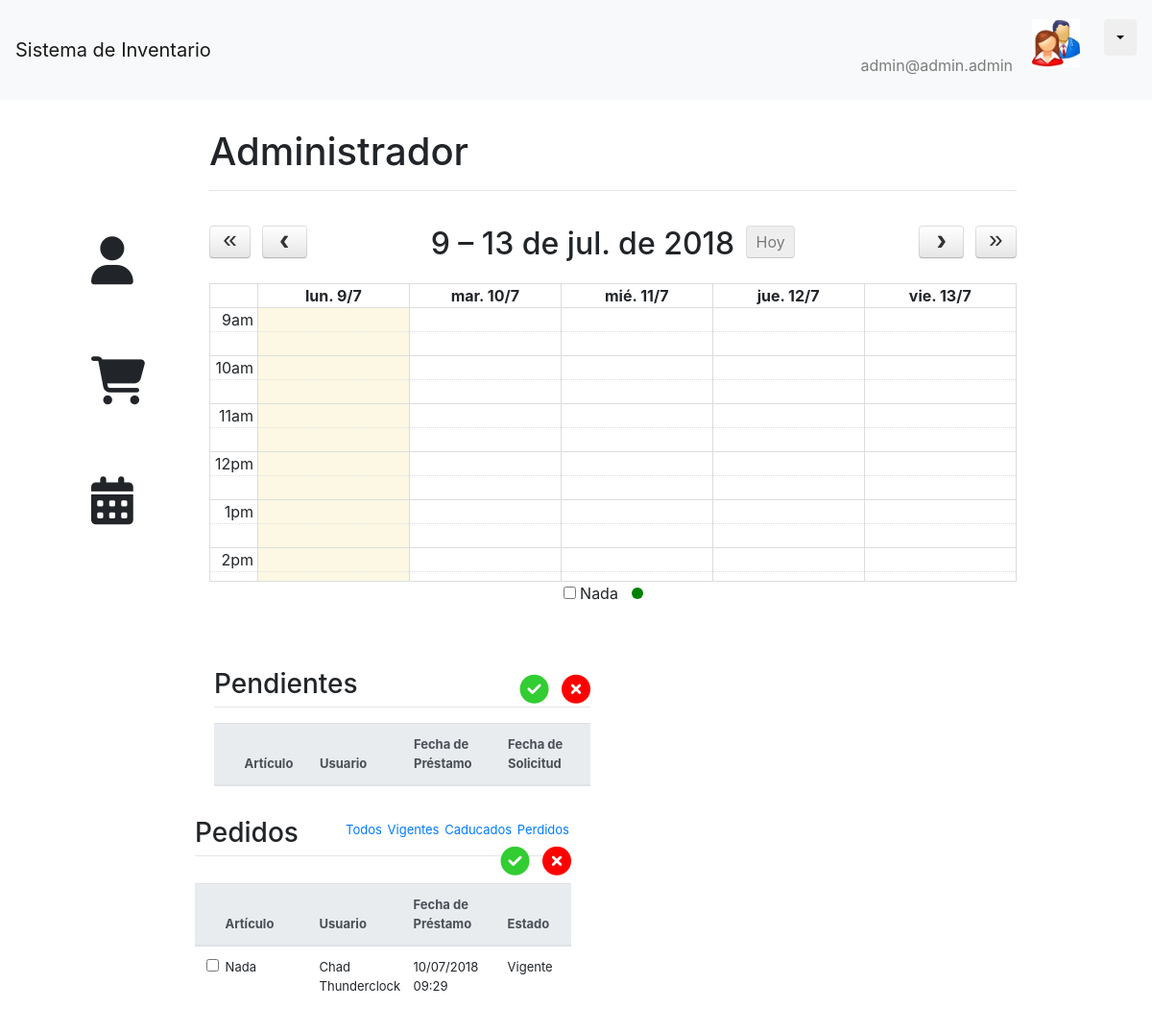
/espacios/ (signed in), run on an earlier commit of the app's database.
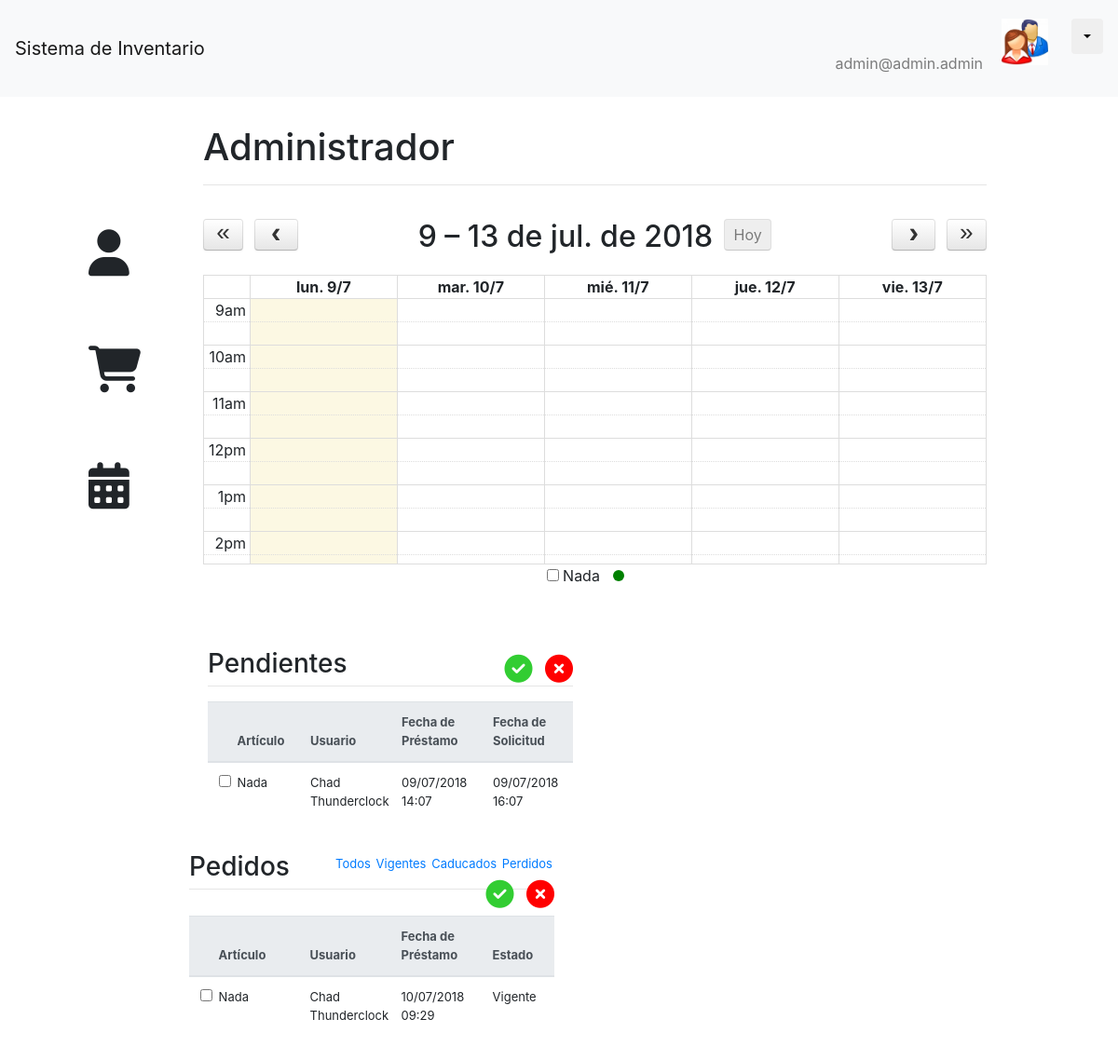
And on a later commit of the database.
### userSystem/models.py (models this page shows, shortened)
class User(AbstractUser):
    USERNAME_FIELD = 'email'
    email = models.EmailField(unique=True)  # changes email to unique and blank to false
    REQUIRED_FIELDS = []  # removes email from REQUIRED_FIELDS
    is_user = models.BooleanField(default=False)
    is_administrador = models.BooleanField(default=False)
    has_permission = models.BooleanField(default=True)
    rut = models.CharField(max_length=30, unique=True, default="")
    username = models.CharField(max_length=30, unique=False, default="none")

class Usuarios(models.Model):
    user = models.OneToOneField(User, on_delete=models.CASCADE, primary_key=True)

### App/models.py (models this page shows, shortened)
class Prestables(models.Model):
    id = models.BigAutoField(primary_key=True)
    opciones = (
        ("Disponible", "Disponible"),
        ("En prestamo", "En prestamo"),
        ("En reparacion", "En reparacion"),
        ("Perdido", "Perdido"),
    )
    nombre = models.CharField(max_length=20)
    estado = models.CharField(max_length=15, choices=opciones, default="Disponible")
    imagen = models.ImageField(upload_to="img", default='img/none.png')
    descripcion = models.CharField(max_length=200, default="")
    numsolic = models.IntegerField(default=0)

class Prestamos(models.Model):
    opciones_pres = (
        ("Vigente", "Vigente"),
        ("Caducada", "Caducada"),
        ("Perdida", "Perdida"),
    )
    solicitud_aceptada = models.OneToOneField(Solicitudes, on_delete=models.CASCADE,primary_key=True)
    estado_sol = models.CharField(max_length=15, choices=opciones_pres)

class Solicitudes(models.Model):
    opciones_sol = (
        ("Pendiente", "Pendiente"),
        ("Aceptada", "Aceptada"),
        ("Rechazada", "Rechazada"),
    )
    id = models.CharField(primary_key=True, default="", max_length=50)
    tiempo_inicio = models.DateTimeField(blank=False, default=timezone.now)
    tiempo_final = models.DateTimeField(blank=False, default=timezone.now)
    tiempo_solicitud = models.DateTimeField(blank=False, default=timezone.now)
    persona = models.ForeignKey(Usuarios, on_delete=models.CASCADE, default=None)
    prestable = models.ForeignKey(Prestables, on_delete=models.CASCADE, default=None)
    estado_sol = models.CharField(max_length=15, choices=opciones_sol)

### App/views.py (the view, shortened to what this page needs)
# urls.py: path('espacios/', views.espacios, name='espacios'),
def espacios(request):
    context = {}
    if request.user.is_authenticated:
        total_solicitudes = Solicitudes.objects.all().order_by('tiempo_solicitud')
        total_prestamos = Prestamos.objects.all().order_by('solicitud_aceptada__tiempo_solicitud')
        total_espacios = Aforo.objects.all()
        reservas_list = []
        filtro_espacio = []
        colores = ['green', 'red', 'blue', 'magenta', 'cyan', 'orange']
        espacios_list = []
        i = 0
        for espacios in total_espacios:
            espacio_dic = {
                "id": espacios.espacio.id,
                "nombre": espacios.espacio.nombre,
                "estado": espacios.espacio.estado,
                "color": colores[i],
            }
            i = i + 1
            espacios_list.append(espacio_dic)
        for solicitud in total_solicitudes:
            if solicitud.estado_sol != 'Rechazado':
                if solicitud.prestable.id in filtro_espacio:
                    for un_espacio in espacios_list:
                        if solicitud.prestable.id == un_espacio["id"]:
                            reserva_dic = {
                                "title": str(solicitud.prestable.nombre) + "-" +
                                         str(solicitud.persona.user.first_name) + " "
                                         + str(solicitud.persona.user.last_name),
                                "start": solicitud.tiempo_inicio.strftime("%Y-%m-%dT%H:%M:%S"),
                                "end": solicitud.tiempo_final.strftime("%Y-%m-%dT%H:%M:%S"),
                                "color": un_espacio["color"],
                                "estado": solicitud.estado_sol
                            }
                            reservas_list.append(reserva_dic)
        if request.user.is_administrador:
            return render(request, 'articulos/espacios-admin.html', {'totalPrestamos': total_prestamos,
                                                                    'listaEspacios': espacios_list,
                                                                    'listaReservas': reservas_list,
                                                                    'totalSolicitudes': total_solicitudes,
                                                                    'filtroEspacio': filtro_espacio})
        else:
            return render(request, 'articulos/espacios.html', {'totalPrestamos': total_prestamos,
                                                               'listaEspacios': espacios_list,
                                                               'listaReservas': reservas_list,
                                                               'totalSolicitudes': total_solicitudes,
                                                               'filtroEspacio': filtro_espacio})

### templates/articulos/espacios-admin.html (shortened to what this page needs)
{% extends "base.html" %}
{% load static %}
{% block content %}
<div class="row">
  <div class="column left">
        </div>
  <div class="column right">
    <h1>Administrador</h1>
    <hr>
  </div>
</div>
<div class="row">
  <div class="column left">
      <table>
        <tr>
            <div style="font-size: 50px;" class="menuButton" name="user" value=""><i class="fa fa-user"></i></div>
        </tr>
        <tr>
            <div style="font-size: 50px" class="menuButton" name="cart" value=""><i class="fa fa-shopping-cart"></i></div>
        </tr>
          <tr>
            <div style="font-size: 50px" class="menuButton" name="calendar" value=""><i class="fa fa-calendar"></i></div>
        </tr>
      </table>
  </div>
  <div class="column right">
            <div id="calendar"></div>
    <div align="center" style="margin-bottom: 50px">
        <form method="POST">
        {% for espacio in listaEspacios %}
            <input class="boxEspacios" type="checkbox" name="optcheck{{ espacio.id }}" value="{{ espacio.id }}" {% if espacio.id in filtroEspacio %}checked="checked"{% endif %}> {{ espacio.nombre }} <span class="dot" style="background-color: {{ espacio.color }}"></span>
        {% endfor %}
        </form>
    </div>
      <div class="row">
          <div class="EqualColumn" style="margin-left: 20px; margin-right:50px">
           <form method="POST">
            <p>
            <h3 style="display: inline; float: left">Pendientes</h3>
              <span style="float:right; margin-left: 20px; font-size: 30px">
                  <button type="submit" class="btn-none" name="aceptarPedidos"><i class="fa fa-check-circle"></i></button>
                  <button type="submit" class="btn-none" name="rechazarPedidos"><i class="fa fa-times-circle"></i></button>
              </span>
            </p><br>
                    <hr>
      <table class="table" align="left" style="font-size: small">
          <thead class="thead-light">
          <tr>
              <th style="width: 5%"></th>
              <th style="width: 20%">Artículo</th>
              <th style="width: 25%">Usuario</th>
              <th style="width: 25%">Fecha de Préstamo</th>
              <th style="width: 25%"> Fecha de Solicitud</th>
          </tr>
          </thead>
          <tbody>
          {% for solicitud in totalSolicitudes %}
              {% if solicitud.estado_sol == "Pendiente"%}
              <tr>
                  <td><input type="checkbox" name='checkedPend[]' value="{{solicitud.id}}"></td>
                  <td>{{solicitud.prestable.nombre}}</td>
                  <td>{{solicitud.persona.user.first_name}} {{solicitud.persona.user.last_name}} </td>
                  <td>{{solicitud.tiempo_inicio|date:'d/m/Y H:i'  }}</td>
                  <td>{{solicitud.tiempo_final|date:'d/m/Y H:i'  }}</td>
              </tr>
              {%  endif %}
          {%  endfor %}
          </tbody>
      </table>
          </form>
          </div>
          <div class="EqualColumn" align="right" style="margin-right: 20px">
            <p>
            <h3 style="display: inline; float: left">Pedidos</h3>
              <div style="display:inline; font-size: small">
                <a href="javascript:void(0)" id="filtrarTodos" style="margin-right: 2px">Todos</a>
                <a href="javascript:void(0)" id="filtrarVigentes" style="margin-right: 2px">Vigentes</a>
                <a href="javascript:void(0)" id="filtrarCaducados" style="margin-right: 2px">Caducados</a>
                <a href="javascript:void(0)" id="filtrarPerdidos" style="margin-right: 2px">Perdidos</a>
            </div>
            <span style="float:right; margin-left: 20px; font-size: 30px"> <i class="fa fa-check-circle" ></i>
                        <i class="fa fa-times-circle"></i></span>
            </p>
                    <hr>
            <div class="filter" id="mostrar_filtrarTodos">
<table class="table" align="right" style="font-size: small">
          <thead class="thead-light">
          <tr>
              <th style="width: 5%"> </th>
              <th style="width: 25%">Artículo</th>
              <th style="width: 25%">Usuario</th>
              <th style="width: 25%">Fecha de Préstamo</th>
              <th style="width: 20%">Estado</th>
          </tr>
          </thead>
          <tbody>
          {% for prest in totalPrestamos %}
              <tr>
                  <td><input type="checkbox" value="{{prest.solicitud_aceptada.id}}"></td>
                  <td>{{prest.solicitud_aceptada.prestable.nombre}}</td>
                  <td>{{prest.solicitud_aceptada.persona.user.first_name}} {{prest.solicitud_aceptada.persona.user.last_name }}</td>
                  <td>{{prest.solicitud_aceptada.tiempo_inicio|date:'d/m/Y H:i' }}</td>
                  <td>{{prest.estado_sol }}</td>
              </tr>
          {%  endfor %}
          </tbody>
      </table>
              </div>
          </div>
      </div>
  </div>
  </div>
{% endblock %}
{% block extra_script %}
    {% load static %}
    <link href="{% static 'scripts/fullcalendar.min.css'%}" rel='stylesheet' />
    <link href="{% static 'css/LandingAdmin.css'%}" rel='stylesheet' />
    <link rel="stylesheet" href="https://cdnjs.cloudflare.com/ajax/libs/font-awesome/4.7.0/css/font-awesome.min.css">
    <link rel="stylesheet" href="https://stackpath.bootstrapcdn.com/bootstrap/4.1.1/css/bootstrap.min.css">
{% endblock %}

### templates/base.html (shortened to what this page needs)
<!doctype html>
{% load static %}
<html lang="es">
  <head>
    <link rel="stylesheet" href="https://use.fontawesome.com/releases/v5.1.0/css/all.css">
    <link rel="stylesheet" href="https://stackpath.bootstrapcdn.com/bootstrap/4.1.1/css/bootstrap.min.css">
  </head>
  <body>
  <div class="navbar navbar-expand-lg navbar-static-top navbar-light bg-light" style="margin-bottom:20px;padding-top:0;padding-bottom:0;">
      <a class="navbar-brand" href="{% url 'home' %}">
          Sistema de Inventario
      </a>
      <ul class="nav ml-auto">
          {% if user.is_authenticated %}
              <li>
                  <span class="navbar-text">
                      <p align="right">
                          <b>{{ user.first_name }} {{ user.last_name }}</b><br>
                          {{ user.rut }}<br>
                          {{ user.email }}
                      </p>
                  </span>
              </li>
              <li>
                  <img src="{% static 'img/userlogo.png' %}" style="margin:20px;" width="50" height="50">
              </li>
              <li>
                  <div class="dropdown" style="margin-left:5px;margin-top:20px;border-collapse:collapse;">
                      <button class="btn btn-default dropdown-toggle" type="button" data-toggle="dropdown"></button>
                  </div>
              </li>
          {% else %}
              <li><a href="{% url 'login' %}" class="btn btn-light" role="button">Iniciar sesión</a></li>
              <li><a href="{% url 'usuarios_signup' %}" class="btn btn-primary" role="button">Registrarse</a></li>
          {% endif %}
      </ul>
  </div>
    {% block content %}
    {% endblock %}
    {% block extra_script %}
    {% endblock %}
  </body>
</html>

### static/css/LandingAdmin.css (style rules this page uses)
.dot { height: 12px; width: 12px; border-radius: 50%; display: inline-block; margin-right: 20px; margin-left: 10px; }
.EqualColumn { float: left; width: 45%; }
* { box-sizing: border-box; }
.menuButton { margin-bottom: 50px; }
.column { float: left; padding: 10px; }
.left { margin-left: 100px; width: 10%; }
.right { margin-right: 100px; width: 70%; }
.row:after { content: ""; display: table; clear: both; }
#calendar { width: 100%; max-height: 800px; margin: 0 auto; }
.filter { display: inline; align-content: right; }
.table { table-layout: fixed; }
.btn-none { background: none; padding: 0px; border: none; }
.fa-check-circle { color: limegreen; margin-right: 5px }
.fa-times-circle { color: red; }
.boxEspacios { display: inline }

What changed in the data, as far as the page shows it:
added Solicitudes: prestable.nombre "Nada", persona.user.first_name "Chad", persona.user.last_name "Thunderclock", tiempo_inicio "09/07/2018 14:07", tiempo_final "09/07/2018 16:07"
